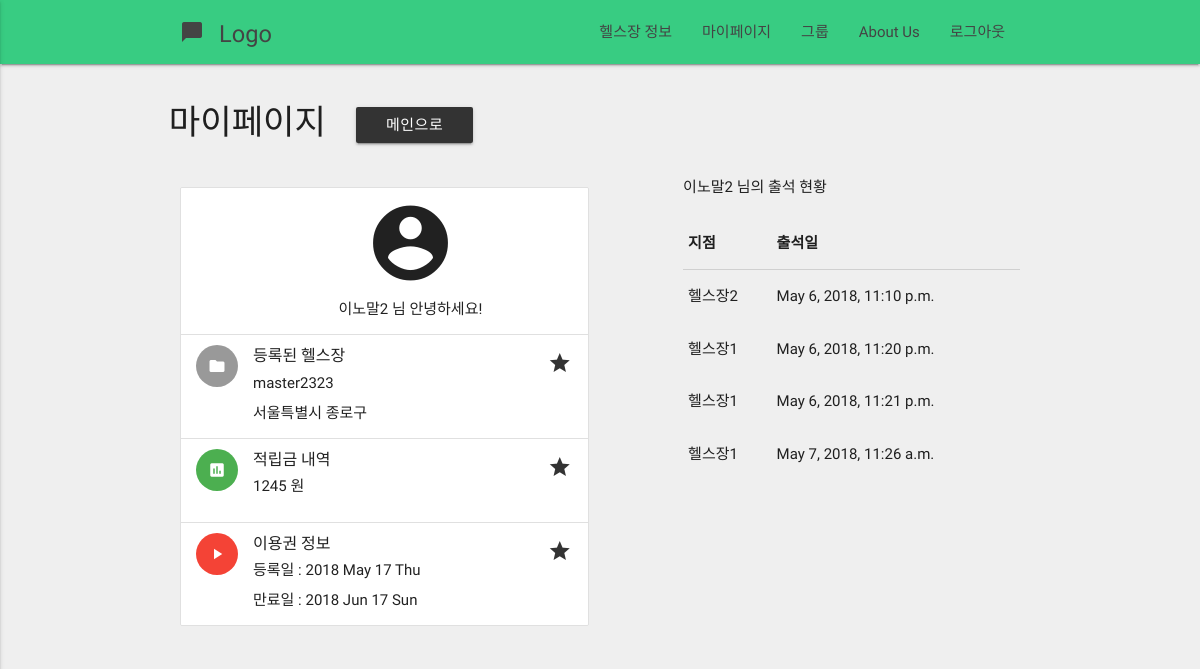
The page /profiles/mypage/ (signed in) on the database as committed earlier.
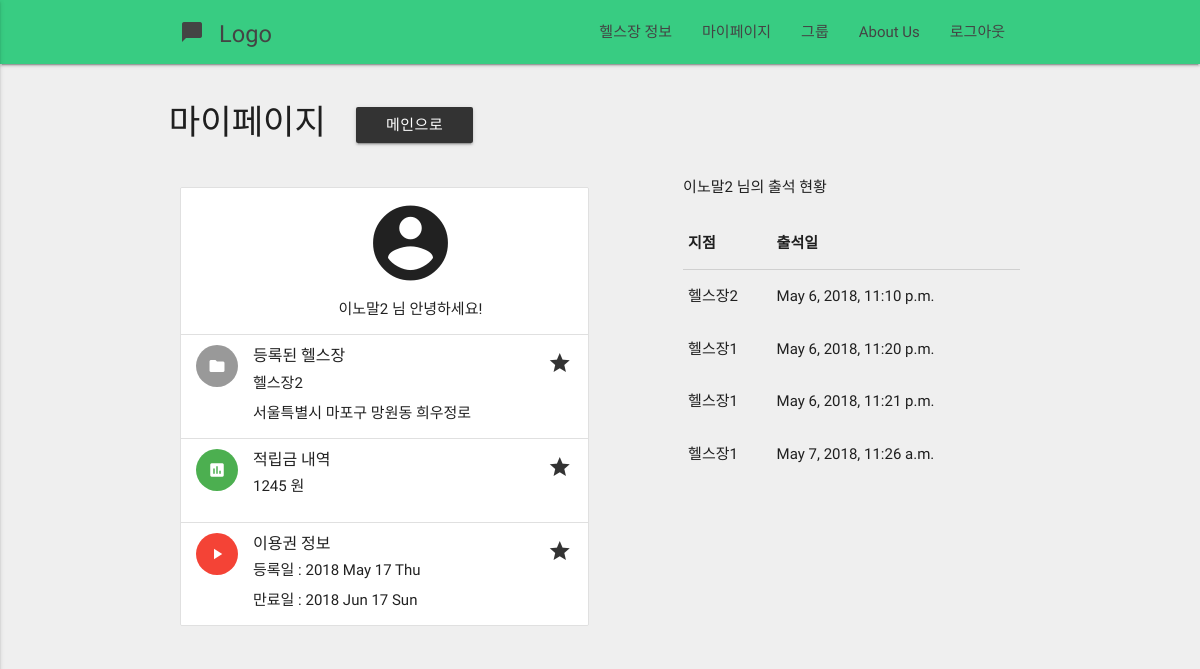
The same page on the database as committed later.
### profiles/models.py (models this page shows, shortened)
class Profile(models.Model):
    user             = models.OneToOneField(User) # user.profile
    email            = models.CharField(max_length = 120)
    real_name        = models.CharField(max_length = 120, null=True)
    sex              = models.CharField(max_length = 50, null=True)
    followers        = models.ManyToManyField(User, related_name='followers', blank=True)
    following        = models.ManyToManyField(User, related_name='following', blank=True)
    timestamp        = models.DateTimeField(auto_now_add=True)
    updated          = models.DateTimeField(auto_now=True)
    healthclub       = models.ForeignKey(HealthClub, null=True)
    is_health_master = models.BooleanField(default = False)
    exercised        = models.IntegerField(default = 0)
    unit_cash        = models.IntegerField(default = 0)
    cash             = models.IntegerField(default = 0)
    healthclub_price = models.IntegerField(default = 0)
    start_date       = models.DateTimeField(null=True)
    expire_date      = models.DateTimeField(null=True)

### healthclub/models.py (models this page shows, shortened)
class HealthClub(models.Model):
    name      = models.CharField(max_length = 120)
    address   = models.CharField(max_length = 200)
    master    = models.ForeignKey(User)
    photo     = models.ImageField(blank=True)
    qrcode    = models.ImageField(blank=True)
    member    = models.IntegerField(default = 0)
    price1    = models.IntegerField(default = 0, blank = True)
    price2    = models.IntegerField(default = 0, blank = True)
    price3    = models.IntegerField(default = 0, blank = True)
    price6    = models.IntegerField(default = 0, blank = True)
    price12   = models.IntegerField(default = 0, blank = True)
    detail   = models.CharField(max_length = 1000, blank = True)
    timestamp = models.DateTimeField(auto_now=True)
    updated = models.DateTimeField(auto_now_add=True)

class HealthDiary(models.Model):
    user = models.ForeignKey(settings.AUTH_USER_MODEL)
    healthclub = models.ForeignKey(HealthClub)
    timestamp = models.DateTimeField(auto_now=True)

### profiles/views.py (the view)
def mypage(request):
    user = request.user
    profile = Profile.objects.get(user=user)
    last_diary = HealthDiary.objects.filter(user = user)
    expire_date = profile.expire_date  #When expire_date Expires
    if expire_date != None:
        if expire_date < datetime.now():
            profile.healthclub = None
            profile.expire_date = None
            profile.start_date = None
            profile.save()
    if(len(last_diary)==0):
        pass
    else:
        last_diary = last_diary.last().timestamp
        if last_diary.month < datetime.now().month:
            profile.exercised = 0
    profile = Profile.objects.get(user=user)
    record = HealthDiary.objects.filter(user=user)
    context = {'profile' : profile, 'username' : user.username, 'record' : record, 'real_name' : user.profile.real_name}
    return render(request, 'mypage.html', context)

### templates/mypage.html (shortened to what this page needs)
{% extends "base.html"  %}
{% load staticfiles %}
{%block content%}
<div class="container">
    <div class="row" style="margin-top:40px">
      <h4>마이페이지<a href="{% url 'home' %}"><button style="margin-left:30px" type = "button" class="btn waves-effect waves-light">메인으로</button></a>
      </h4>
        <div class="col s12 m6 l6">
          <ul class="collection" style="margin-top:30px">
              <li class="collection-item avatar">
                <center>
                  <i class="large material-icons">account_circle</i>
                  <p>{{real_name}} 님 안녕하세요!</p>
                </center>
              </li>
              <li class="collection-item avatar">
                <i class="material-icons circle">folder</i>
                <span class="title">등록된 헬스장</span>
                <p>{{profile.healthclub.name}} <br>
                   {{profile.healthclub.address}}
                </p>
                <a href="#!" class="secondary-content"><i class="material-icons">grade</i></a>
              </li>
              <li class="collection-item avatar">
                <i class="material-icons circle green">insert_chart</i>
                <span class="title">적립금 내역</span>
                <p>{{profile.cash}} 원</p>
                <a href="#!" class="secondary-content"><i class="material-icons">grade</i></a>
              </li>
              <li class="collection-item avatar">
                <i class="material-icons circle red">play_arrow</i>
                <span class="title">이용권 정보</span>
                <p> 등록일 : {{profile.start_date|date:"Y M d D"}}
                <br>
                    만료일 : {{profile.expire_date|date:"Y M d D"}}
                </p>
                <a href="#!" class="secondary-content"><i class="material-icons">grade</i></a>
              </li>
          </ul>
      </div>
      <div class="col s12 m1 l1"></div>
      <div class="col s12 m5 l5">
      <p>{{real_name}} 님의 출석 현황</p>
      <table>
          <thead>
            <tr>
                <th>지점</th>
                <th>출석일</th>
            </tr>
          </thead>
          <tbody>
              {% for r in record%}
            <tr>
              <td>{{r.healthclub.name}}</td>
              <td>{{r.timestamp}}</td>
            </tr>
               {% endfor %}
          </tbody>
      </table>
      </div>
    </div>
</div>
{% endblock content %}

### templates/base.html (shortened to what this page needs)
{% load staticfiles %}
<!DOCTYPE html>
<html lang="en">
<head>
  <link href="{% static 'css/materialize.css' %}" type="text/css" rel="stylesheet" media="screen,projection"/>
  <link href="{% static 'css/style.css' %}" type="text/css" rel="stylesheet" media="screen,projection"/>
</head>
<body>
    <nav role="navigation" style="background-color : #38cc82">
    <div class="nav-wrapper container">
      <a id="logo-container" href="/" class="brand-logo"> <small>Logo</small><i class="large material-icons">chat_bubble</i></a>
      <ul class="right hide-on-med-and-down">
        {% if request.user.is_anonymous %}
        <li><a href="/login">로그인</a></li>
        <li><a href="/register">회원 가입</a></li>
        <li><a href="/healthclub/list">헬스장 정보</a></li>
        <li><a href="/aboutus/">About Us</a></li>
        {% elif request.user.profile.is_health_master %}
        <li><a href="/healthclub/mypage">지점 현황</a></li>
        <li><a href="/healthclub/create">지점 정보 설정</a></li>
        <li><a href="/healthclub/list">헬스장 정보</a></li>
        <li><a href="/logout">로그아웃</a></li>
        {% else %}
        <li><a href="/healthclub/list">헬스장 정보</a></li>
        <li><a href="/profiles/mypage">마이페이지</a></li>
        <li>
          <a href="/profiles/group">그룹
          </a>
        </li>
        <li><a href="/aboutus/">About Us</a></li>
        <li><a href="/logout">로그아웃</a></li>
        {% endif %}
      </ul>
    </div>
  </nav>
    {% block content %}{% endblock %}
</body>
</html>

### static/css/style.css (style rules this page uses)
nav ul a, nav .brand-logo { color: #444; }
p { line-height: 2rem; }

### templates/base.html (style rules this page uses)
body { background-color : #efefef; }

Rows that differ between the two databases and show on the page:
changed Profile "이노말2": healthclub.name "master2323" → "헬스장2"; healthclub.address "서울특별시 종로구" → "서울특별시 마포구 망원동 희우정로"
